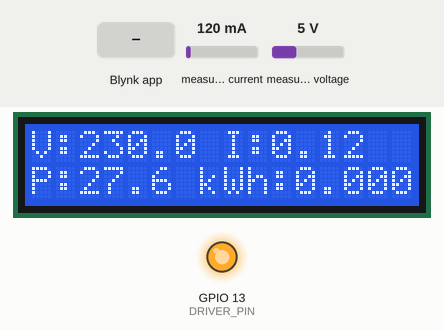
A sketch run on a simulated ESP32. On the bench: 16×2 character LCD, output pins drawn as LEDs (lit = HIGH). The inputs (shaded band) are chosen by the test bench; at power-on: measured current 120 mA, measured voltage 5 V. WiFi joins after 1.5 s; servers stay silent unless stated.

Above: at 9.2 s.
9.3 s: Blynk app writes 1 to V4
At 10.1 s:
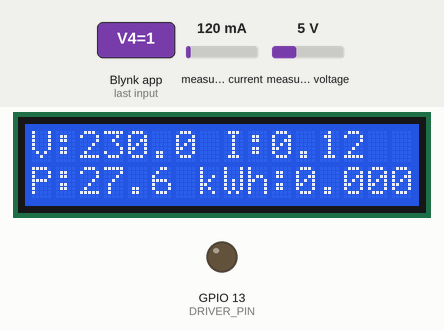
10.8 s: measured current set to 40 mA
At 14.4 s:
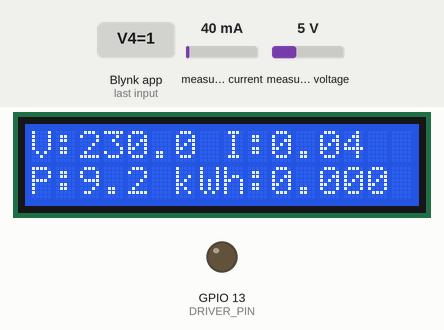
15.1 s: measured voltage set to 0.3 V
At 19.4 s:
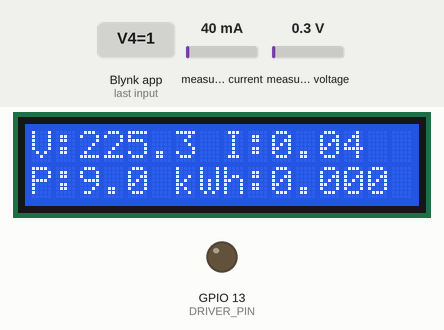
20.1 s: measured current set to 500 mA
At 24.4 s:
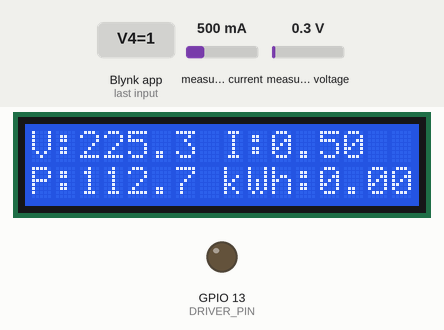
25.1 s: measured voltage set to 3.8 V
At 29.5 s:
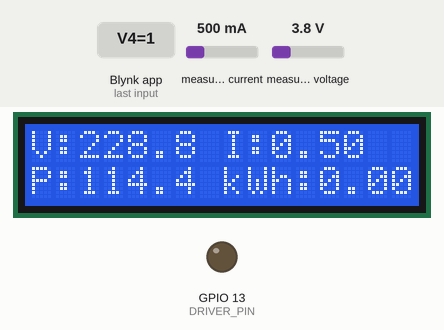
30.1 s: measured current set to 1000 mA
At 34.5 s:
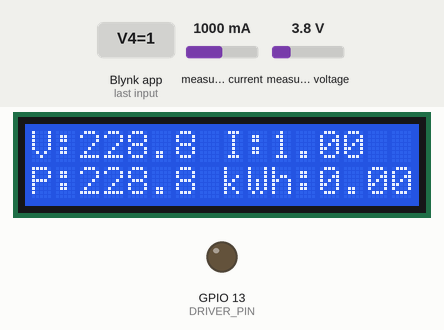
Timing chart, 0 to 36.0 s (numbered marks = the images above; inputs shaded):
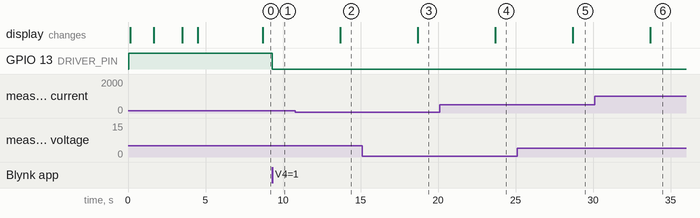

Measured:
- after the input at 9.3 s, GPIO 13 (DRIVER_PIN): HIGH → LOW at once
- after the input at 10.8 s, the display: changes after 2.9 s (image 2)
- after the input at 15.1 s, the display: changes after 3.6 s (image 3)
- after the input at 20.1 s, the display: changes after 3.6 s (image 4)
- after the input at 25.1 s, the display: changes after 3.6 s (image 5)
- after the input at 30.1 s, the display: changes after 3.6 s (image 6)

The sketch:

energy_meter.ino
```cpp
#define BLYNK_TEMPLATE_ID "TMPL3jIJGUQXK"
#define BLYNK_TEMPLATE_NAME "project"

#include <Wire.h>
#include <LiquidCrystal_I2C.h>
#include "EmonLib.h"
#include <WiFi.h>
#include <WiFiClient.h>
#include <BlynkSimpleEsp32.h>

// ---------------- CONFIG ----------------
char auth[] = "i7RNX5Dv1-KXHbhplLdEkAYc6JFrQ383";
char ssid[] = "zaheer";
char pass[] = "zaheer786";

// LCD
LiquidCrystal_I2C lcd(0x27, 16, 2);

// Energy monitor
EnergyMonitor emon;
#define vCalibration 73.8
#define currCalibration 0.50


const int DRIVER_PIN = 13;

// If your relay module is active LOW (most common), set true. If it activates on HIGH, set false.
#define RELAY_ACTIVE_LOW true

// Energy / timing
float kWh = 0.0;
unsigned long lastMillis = 0;
BlynkTimer timer;

// Test pulse (non-blocking)
bool testPulseActive = false;
unsigned long testPulseStart = 0;
unsigned long testPulseDuration = 0; // ms

// Convenience: set the relay (handles active-low)
void setRelayState(bool on) {
  if (RELAY_ACTIVE_LOW) digitalWrite(DRIVER_PIN, on ? LOW : HIGH);
  else digitalWrite(DRIVER_PIN, on ? HIGH : LOW);
}

// Blynk: V4 switch (attach a SWITCH widget to V4, mode=Switch)
BLYNK_WRITE(V4) {
  int value = param.asInt();  // 0 or 1
  bool wantOn = (value != 0);
  setRelayState(wantOn);
  // Sync back to widget (keeps UI consistent)
  Blynk.virtualWrite(V4, wantOn ? 1 : 0);
}

// Blynk: V5 momentary (push) - triggers a non-blocking test pulse of 3 seconds
BLYNK_WRITE(V5) {
  int v = param.asInt();
  if (v == 1) {
    // start test pulse for 3000 ms
    testPulseDuration = 3000;
    testPulseStart = millis();
    testPulseActive = true;
    setRelayState(true);
    // reflect immediate state to V4 (optional)
    Blynk.virtualWrite(V4, 1);
  }
}

// Timer event: measure energy, update LCD and Blynk
void myTimerEvent() {
  // Get stable readings
  emon.calcVI(20, 2000);
  float power = emon.apparentPower; // Watts
  unsigned long now = millis();
  float dtSec = (now - lastMillis) / 1000.0;
  if (dtSec > 0.0) {
    kWh += (power * dtSec) / 3600000.0; // convert W*s to kWh
  }

  // LCD output
  lcd.clear();
  lcd.setCursor(0, 0);
  lcd.print("V:"); lcd.print(emon.Vrms, 1);
  lcd.print(" I:"); lcd.print(emon.Irms, 2);
  lcd.setCursor(0, 1);
  lcd.print("P:"); lcd.print(power, 1);
  lcd.print(" kWh:"); lcd.print(kWh, 3);

  // Blynk virtual writes
  Blynk.virtualWrite(V0, emon.Vrms);
  Blynk.virtualWrite(V1, emon.Irms);
  Blynk.virtualWrite(V2, power);
  Blynk.virtualWrite(V3, kWh);

  lastMillis = now;
}

void setup() {
  // Serial for debug
  Serial.begin(115200);
  delay(50);

  // Relay driver pin
  pinMode(DRIVER_PIN, OUTPUT);
  // Start with relay OFF for safety
  setRelayState(false);

  // LCD init
  lcd.init();
  lcd.backlight();
  lcd.setCursor(3, 0);
  lcd.print("IoT Energy");
  lcd.setCursor(2, 1);
  lcd.print("IOT Project");
  delay(1500);

  lcd.clear();
  lcd.print("Connecting WiFi...");

  // Connect to Blynk (stable on ESP32)
  Blynk.begin(auth, ssid, pass);

  // Energy monitor setup - ADC1 pins on ESP32
  emon.voltage(35, vCalibration, 1.7); // Voltage sensor to pin 35
  emon.current(34, currCalibration);  // Current sensor to pin 34

  lastMillis = millis();
  timer.setInterval(5000L, myTimerEvent); // every 5 seconds

  lcd.clear();
  lcd.print("Ready - V4 relay");
  lcd.setCursor(0, 1);
  lcd.print("V5=test pulse");
  delay(1000);
  lcd.clear();
}

// Non-blocking update for test pulse and other housekeeping
void handleTestPulse() {
  if (testPulseActive) {
    unsigned long now = millis();
    if (now - testPulseStart >= testPulseDuration) {
      // End the test pulse
      testPulseActive = false;
      setRelayState(false);
      // Sync UI
      Blynk.virtualWrite(V4, 0);
    }
  }
}

void loop() {
  Blynk.run();
  timer.run();

  // Handle non-blocking test pulse
  handleTestPulse();

  // Optional: small CPU relief
  delay(10);
}
```
